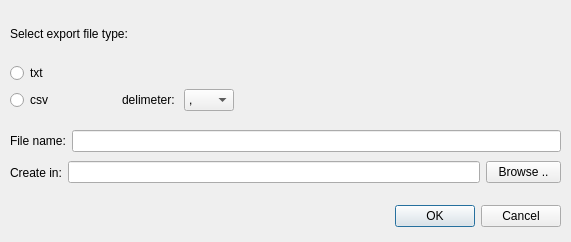
<?xml version="1.0" encoding="UTF-8"?>
<ui version="4.0">
 <class>ExportDialog</class>
 <widget class="QDialog" name="ExportDialog">
  <property name="geometry">
   <rect>
    <x>0</x>
    <y>0</y>
    <width>571</width>
    <height>242</height>
   </rect>
  </property>
  <property name="windowTitle">
   <string>Dialog</string>
  </property>
  <widget class="QDialogButtonBox" name="buttonBox">
   <property name="geometry">
    <rect>
     <x>220</x>
     <y>200</y>
     <width>341</width>
     <height>32</height>
    </rect>
   </property>
   <property name="orientation">
    <enum>Qt::Horizontal</enum>
   </property>
   <property name="standardButtons">
    <set>QDialogButtonBox::Cancel|QDialogButtonBox::Ok</set>
   </property>
  </widget>
  <widget class="QWidget" name="layoutWidget">
   <property name="geometry">
    <rect>
     <x>10</x>
     <y>130</y>
     <width>551</width>
     <height>22</height>
    </rect>
   </property>
   <layout class="QHBoxLayout" name="horizontalLayout_3">
    <item>
     <widget class="QLabel" name="label_3">
      <property name="text">
       <string>File name:</string>
      </property>
     </widget>
    </item>
    <item>
     <widget class="QLineEdit" name="fileNameLineEdit"/>
    </item>
   </layout>
  </widget>
  <widget class="QWidget" name="layoutWidget_2">
   <property name="geometry">
    <rect>
     <x>10</x>
     <y>10</y>
     <width>224</width>
     <height>101</height>
    </rect>
   </property>
   <layout class="QVBoxLayout" name="verticalLayout">
    <item>
     <widget class="QLabel" name="label">
      <property name="text">
       <string>Select export file type:</string>
      </property>
     </widget>
    </item>
    <item>
     <layout class="QHBoxLayout" name="horizontalLayout">
      <item>
       <widget class="QRadioButton" name="txtRadioButton">
        <property name="text">
         <string>txt</string>
        </property>
       </widget>
      </item>
     </layout>
    </item>
    <item>
     <layout class="QHBoxLayout" name="horizontalLayout_4">
      <item>
       <widget class="QRadioButton" name="csvRadioButton">
        <property name="text">
         <string>csv</string>
        </property>
       </widget>
      </item>
      <item>
       <spacer name="horizontalSpacer">
        <property name="orientation">
         <enum>Qt::Horizontal</enum>
        </property>
        <property name="sizeType">
         <enum>QSizePolicy::Fixed</enum>
        </property>
        <property name="sizeHint" stdset="0">
         <size>
          <width>50</width>
          <height>20</height>
         </size>
        </property>
       </spacer>
      </item>
      <item>
       <widget class="QLabel" name="label_2">
        <property name="text">
         <string>delimeter:</string>
        </property>
       </widget>
      </item>
      <item>
       <widget class="QComboBox" name="selDelimComboBox">
        <property name="minimumSize">
         <size>
          <width>50</width>
          <height>0</height>
         </size>
        </property>
        <property name="maximumSize">
         <size>
          <width>50</width>
          <height>16777215</height>
         </size>
        </property>
        <item>
         <property name="text">
          <string>,</string>
         </property>
        </item>
        <item>
         <property name="text">
          <string>;</string>
         </property>
        </item>
       </widget>
      </item>
     </layout>
    </item>
   </layout>
  </widget>
  <widget class="QWidget" name="layoutWidget_3">
   <property name="geometry">
    <rect>
     <x>10</x>
     <y>160</y>
     <width>551</width>
     <height>25</height>
    </rect>
   </property>
   <layout class="QHBoxLayout" name="horizontalLayout_2">
    <item>
     <widget class="QLabel" name="label_4">
      <property name="text">
       <string>Create in:</string>
      </property>
     </widget>
    </item>
    <item>
     <widget class="QLineEdit" name="folderNameLineEdit"/>
    </item>
    <item>
     <widget class="QPushButton" name="pushButton">
      <property name="maximumSize">
       <size>
        <width>75</width>
        <height>16777215</height>
       </size>
      </property>
      <property name="text">
       <string>Browse ..</string>
      </property>
     </widget>
    </item>
   </layout>
  </widget>
 </widget>
 <resources/>
 <connections>
  <connection>
   <sender>buttonBox</sender>
   <signal>accepted()</signal>
   <receiver>ExportDialog</receiver>
   <slot>accept()</slot>
   <hints>
    <hint type="sourcelabel">
     <x>248</x>
     <y>254</y>
    </hint>
    <hint type="destinationlabel">
     <x>157</x>
     <y>274</y>
    </hint>
   </hints>
  </connection>
  <connection>
   <sender>buttonBox</sender>
   <signal>rejected()</signal>
   <receiver>ExportDialog</receiver>
   <slot>reject()</slot>
   <hints>
    <hint type="sourcelabel">
     <x>316</x>
     <y>260</y>
    </hint>
    <hint type="destinationlabel">
     <x>286</x>
     <y>274</y>
    </hint>
   </hints>
  </connection>
 </connections>
</ui>
